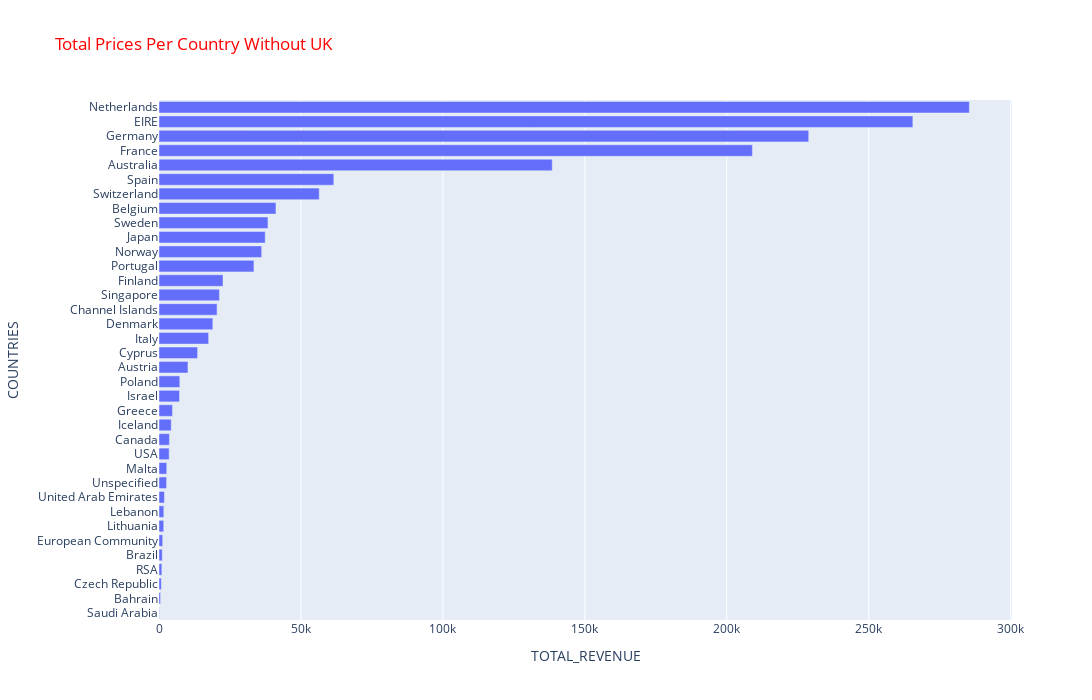

Notebook cell for this chart:
### Code cell
# PLOTLY BAR PLOT
import plotly.express as px
plt.figure(figsize = (16,9))
fig = px.bar(df_TotalRevenue.iloc[1:], x = "TotalRevenue", y = df_TotalRevenue.iloc[1:].index, title="Total Prices Per Country Without UK")
fig.update_yaxes(categoryorder='total ascending')
fig.update_layout(xaxis_title="TOTAL_REVENUE",yaxis_title="COUNTRIES", autosize=False, width=1400, height=700, title_font_color="red",)
fig.show()

### Figure 1 — Plotly figure (JSON) as saved in the notebook; plotly's stock layout.template omitted (floating-point values rounded to 4 significant figures)
{"data": [{"alignmentgroup": "True", "hovertemplate": "TotalRevenue=%{x}<br>y=%{y}<extra></extra>", "legendgroup": "", "marker": {"color": "#636efa", "pattern": {"shape": ""}}, "name": "", "offsetgroup": "", "orientation": "h", "showlegend": false, "textposition": "auto", "type": "bar", "x": [285400.0, 265500.0, 228900.0, 209000.0, 138500.0, 61580.0, 56440.0, 41200.0, 38380.0, 37420.0, 36170.0, 33440.0, 22550.0, 21280.0, 20450.0, 18960.0, 17480.0, 13590.0, 10200.0, 7335.0, 7222.0, 4761.0, 4310, 3666.0, 3580.0, 2726.0, 2667.0, 1902.0, 1694.0, 1661.0, 1300.0, 1144.0, 1002.0, 826.7, 548.4, 145.9], "xaxis": "x", "y": ["Netherlands", "EIRE", "Germany", "France", "Australia", "Spain", "Switzerland", "Belgium", "Sweden", "Japan", "Norway", "Portugal", "Finland", "Singapore", "Channel Islands", "Denmark", "Italy", "Cyprus", "Austria", "Poland", "Israel", "Greece", "Iceland", "Canada", "USA", "Malta", "Unspecified", "United Arab Emirates", "Lebanon", "Lithuania", "European Community", "Brazil", "RSA", "Czech Republic", "Bahrain", "Saudi Arabia"], "yaxis": "y"}], "layout": {"autosize": false, "barmode": "relative", "height": 700, "legend": {"tracegroupgap": 0}, "title": {"font": {"color": "red"}, "text": "Total Prices Per Country Without UK"}, "width": 1400, "xaxis": {"anchor": "y", "domain": [0, 1], "title": {"text": "TOTAL_REVENUE"}}, "yaxis": {"anchor": "x", "categoryorder": "total ascending", "domain": [0, 1], "title": {"text": "COUNTRIES"}}}}
